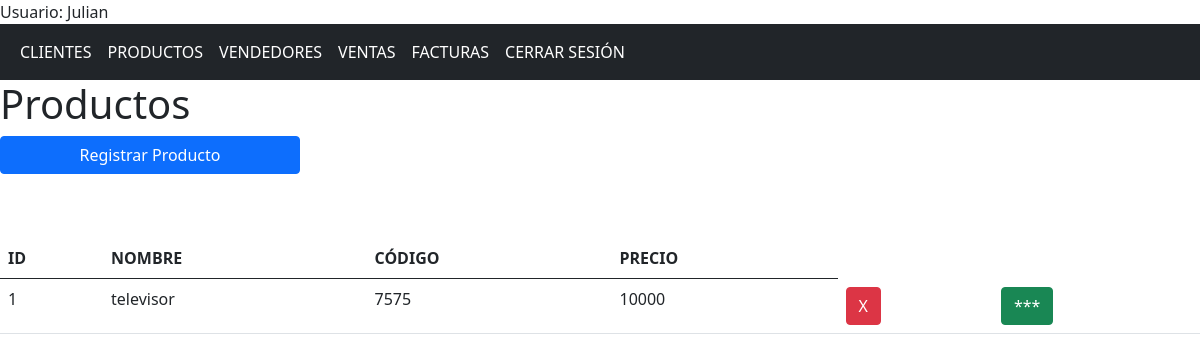
/productos (signed in), run on the app's committed database.
### app/models/models.py (models this page shows, shortened)
class Usuario(db.Model, UserMixin):
    id = db.Column(db.Integer, primary_key = True)
    nombre = db.Column(db.String(150), nullable = False)
    correo = db.Column(db.String(150), nullable = False, unique = True)
    contrasena = db.Column(db.String(150), nullable = False)

class Producto(db.Model):
    id = db.Column(db.Integer, primary_key = True)
    nombre = db.Column(db.String(150), nullable = False)
    precio = db.Column(db.Integer, nullable = False)
    codigo = db.Column(db.String(150), nullable = False, unique = True)
    compras = db.relationship('CompraProducto', backref='producto')
    facturas = db.relationship('FacturaProducto', backref='producto')

### app/controllers/nav.py (the view)
@nav.route('/productos')
@login_required
def productos():
    productos = Producto.query.all()
    return render_template('productos.html', productos = productos)

### app/templates/productos.html (shortened to what this page needs)
{% extends "base.html" %}
{% block contenido %}
    <div class="row">
        <h1>Productos</h1>
    </div>
    <button class=" btn btn-primary col-sm-3 mb-3" id="registrar">Registrar Producto</button>
    <div class="row mt-5">
    <div class="col">
        <table class="table table-hover">
            <tr>
                <th>ID</th>
                <th>NOMBRE</th>
                <th>CÓDIGO</th>
                <th>PRECIO</th>
            </tr>
            <tbody id="tbody">
                {% for producto in productos %}
                <tr>
                    <td>{{producto.id}}</td>
                    <td>{{producto.nombre}}</td>
                    <td>{{producto.codigo}}</td>
                    <td>{{producto.precio}}</td>
                    <form action="{{url_for('producto.eliminar_producto')}}" method="post">
                        <td><button class="btn btn-danger" name="id" value="{{producto.id}}" type="submit">X</button></td>
                        <td><button class="btn btn-success boton_info" name="info" value="{{producto.id}}" type="button">***</button></td>
                    </form>
                </tr>
                {% endfor%}
            </tbody>
        </table>
    </div>
    </div>
{% endblock %}

### app/templates/base.html (shortened to what this page needs)
<!DOCTYPE html>
<html lang="en">
<head>
    <link href="https://cdn.jsdelivr.net/npm/bootstrap@5.0.2/dist/css/bootstrap.min.css" rel="stylesheet">
    <link rel="stylesheet" href="{{ url_for('static', filename='css/styles.css') }}">
</head>
<body>
    {% if current_user.is_authenticated %}
    <div>Usuario: {{ current_user.nombre }}</div>
    {% endif %}
    <nav class="navbar navbar-expand-sm bg-dark navbar-dark">
        <div class="container-fluid">
            <ul class="navbar-nav">
                {% if current_user.is_authenticated %}
                <li class="nav-item">
                    <a class="nav-link active" href="{{url_for('nav.clientes')}}"> CLIENTES</a>
                </li>
                <li class="nav-item">
                    <a class="nav-link active" href="{{url_for('nav.productos')}}">PRODUCTOS</a>
                </li>
                <li class="nav-item">
                    <a class="nav-link active" href="{{url_for('nav.vendedores')}}">VENDEDORES</a>
                </li>
                <li class="nav-item">
                    <a class="nav-link active" href="{{url_for('nav.compras')}}">VENTAS</a>
                </li>
                <li class="nav-item">
                    <a class="nav-link active" href="{{url_for('nav.facturas')}}">FACTURAS</a>
                </li>
                <li class="nav-item">
                    <a class="nav-link active" href="{{url_for('aut.logout')}}">CERRAR SESIÓN</a>
                </li>
                {% endif %}
            </ul>
        </div>
    </nav>
    {%block contenido%}{%endblock%}
</body>
</html>

### data on the page
Usuario: nombre "Julian"
Producto: id "1", nombre "televisor", codigo "7575", precio "10000"
